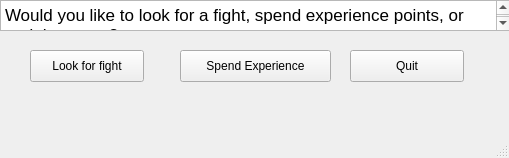
<?xml version="1.0" encoding="UTF-8"?>
<ui version="4.0">
 <class>mainscreenfighter</class>
 <widget class="QMainWindow" name="mainscreenfighter">
  <property name="geometry">
   <rect>
    <x>0</x>
    <y>0</y>
    <width>509</width>
    <height>158</height>
   </rect>
  </property>
  <property name="windowTitle">
   <string>MainWindow</string>
  </property>
  <widget class="QWidget" name="centralwidget">
   <widget class="QTextBrowser" name="textBrowser">
    <property name="geometry">
     <rect>
      <x>0</x>
      <y>0</y>
      <width>511</width>
      <height>31</height>
     </rect>
    </property>
    <property name="html">
     <string>&lt;!DOCTYPE HTML PUBLIC &quot;-//W3C//DTD HTML 4.0//EN&quot; &quot;http://www.w3.org/TR/REC-html40/strict.dtd&quot;&gt;
&lt;html&gt;&lt;head&gt;&lt;meta name=&quot;qrichtext&quot; content=&quot;1&quot; /&gt;&lt;style type=&quot;text/css&quot;&gt;
p, li { white-space: pre-wrap; }
&lt;/style&gt;&lt;/head&gt;&lt;body style=&quot; font-family:'Lucida Grande'; font-size:13pt; font-weight:400; font-style:normal;&quot;&gt;
&lt;p style=&quot; margin-top:0px; margin-bottom:0px; margin-left:0px; margin-right:0px; -qt-block-indent:0; text-indent:0px;&quot;&gt;Would you like to look for a fight, spend experience points, or end the game?&lt;/p&gt;&lt;/body&gt;&lt;/html&gt;</string>
    </property>
   </widget>
   <widget class="QPushButton" name="pushButton">
    <property name="geometry">
     <rect>
      <x>30</x>
      <y>50</y>
      <width>114</width>
      <height>32</height>
     </rect>
    </property>
    <property name="text">
     <string>Look for fight</string>
    </property>
   </widget>
   <widget class="QPushButton" name="pushButton_2">
    <property name="geometry">
     <rect>
      <x>180</x>
      <y>50</y>
      <width>151</width>
      <height>32</height>
     </rect>
    </property>
    <property name="text">
     <string>Spend Experience</string>
    </property>
   </widget>
   <widget class="QPushButton" name="pushButton_3">
    <property name="geometry">
     <rect>
      <x>350</x>
      <y>50</y>
      <width>114</width>
      <height>32</height>
     </rect>
    </property>
    <property name="text">
     <string>Quit</string>
    </property>
   </widget>
  </widget>
  <widget class="QMenuBar" name="menubar">
   <property name="geometry">
    <rect>
     <x>0</x>
     <y>0</y>
     <width>509</width>
     <height>22</height>
    </rect>
   </property>
  </widget>
  <widget class="QStatusBar" name="statusbar"/>
 </widget>
 <resources/>
 <connections/>
</ui>
